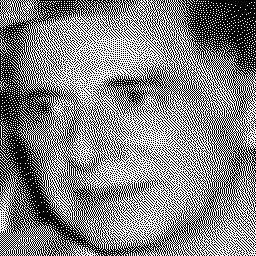
#> input picture dataset/val/image_gray/4.jpg, 256 x 256 px, given in place of half.jpg, which was not available
$ jupyter execute process.ipynb   (Python 2 division)
#> lines starting #> are read from the running program, lines starting #| are printed output that depends on the picture; pictures that were not available may be replaced by others from this repository, and a replacement may not be noted
[cell 1]
from skimage import io, img_as_ubyte
from PIL import Image
import numpy as np
import os

def halftone(img_name, convert_to_byte=True):
    img = Image.open(img_name)
    img = img.resize([i//2*2 for i in img.size])
    img_arr = np.array(img.convert("1"))
    if convert_to_byte:
        return img_as_ubyte(img_arr)
    return img_arr

def basic_vcs2(img_name="lena.png"):
    img_arr = halftone(img_name)
    share1 = np.zeros((img_arr.shape[0],2*img_arr.shape[1]),bool)
    share1[:][::2]=True
    share2 = np.zeros_like(share1)
    for (i, j), p in np.ndenumerate(img_arr):
            if p:
                share2[i, 2*j:2*(j+1)] = share1[i, 2*j:2*(j+1)]
            else:
                share2[i, 2*j:2*(j+1)] = np.invert(share1[i, 2*j:2*(j+1)])
    return share1, share2

[cell 2]
img_name = "./dataset/val/gt_gray/half.jpg"
Image.open(img_name).convert('L').save('gray.jpg')

[cell 3]
def basic_rg_vcs(img_name="lena.png", n=2):
    img_arr = np.invert(Image.open(img_name).convert("1"))
    shares = np.zeros((n,)+img_arr.shape, bool)
    for (i, j), p in np.ndenumerate(img_arr):
        if p:
            for ind in range(n):
                shares[ind, i, j] = np.random.choice([True, False])
        else:
            v = np.random.choice([True, False])
            shares[:, i, j] = v
    return shares

def basic_single_vcs(img_name="lena.png", to_save=False):
    img_arr = halftone(img_name)
    share1 = np.random.choice([True, False], img_arr.shape)
    share2 = np.zeros_like(share1)
    for (i, j), p in np.ndenumerate(img_arr):
        if p:
            share2[i, j] = share1[i, j]
        else:
            share2[i, j] = not share1[i, j]
    if to_save:
        basename = os.path.splitext(img_name)[0]
        io.imsave("basic_single_vcs_share1_%s.png" % basename,
                  img_as_ubyte(share1))
        io.imsave("basic_single_vcs_share2_%s.png" % basename,
                  img_as_ubyte(share1))
        io.imsave("basic_single_vcs_decrypted_%s.png" % basename,
                  img_as_ubyte(share1 & share2))
    else:
        return share1, share2

def basic_prob_vcs(img_name="lena.png", to_save=False):
    B0 = np.array([[1, 0], [1, 0]], bool)
    B1 = np.array([[0, 1], [1, 0]], bool)
    img_arr = halftone(img_name)
    share1 = np.zeros_like(img_arr, bool)
    share2 = np.zeros_like(img_arr, bool)
    for (i, j), p in np.ndenumerate(img_arr):
        if p:
            (share1[i, j], share2[i, j]) = B0[:, np.random.choice(B0.shape[1])]
        else:
            (share1[i, j], share2[i, j]) = B1[:, np.random.choice(B0.shape[1])]
    if to_save:
        io.imsave("basic_pvcs_decrypted_%s.png" % os.path.splitext(img_name)[0],
                  img_as_ubyte(share1 & share2))
    else:
        return share1, share2

[cell 4]
s1, s2 = basic_vcs2(img_name)
#> in halftone, img is the input picture: PIL image 256x256 L; min 0, max 255, mean 131.1
#> in halftone, `img_arr = np.array(img.convert("1"))`: img_arr: shape (256, 256) bool; 51.5% white; black in thin lines or dots
#> the loop in basic_vcs2, `for (i, j), p in np.ndenumerate(img_arr):` made 65536 passes
#> p on passes 1 to 3: 0, 255, 0
#> after the loop in basic_vcs2, `for (i, j), p in np.ndenumerate(img_arr):`:
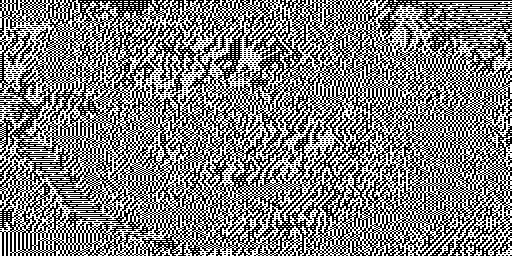
#> share2: shape (256, 512) bool; 49.9% white in thin lines or dots
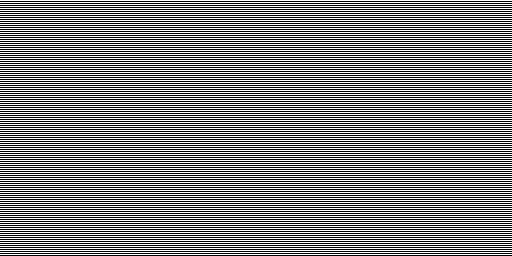
#> s1: shape (256, 512) bool; 50% white in thin lines or dots
Image.fromarray(s1 & s2)

[cell 5]
rg = basic_rg_vcs(img_name, 8)
#> in basic_rg_vcs, `img_arr = np.invert(Image.open(img_name).convert("1"))`:
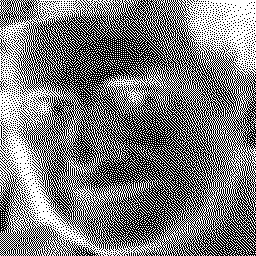
#> img_arr: shape (256, 256) bool; 48.5% white in thin lines or dots
#> the loop in basic_rg_vcs, `for (i, j), p in np.ndenumerate(img_arr):` made 65536 passes
#> (p, v) on passes 2, 4, 6, 8, 10, 12, 14, 16, 18, 20, 22, 24: (False, False), (False, True), (False, False), (False, False), (False, False), (False, False), (False, False), (False, False), (False, True), (False, True), (False, False), (False, False)
Image.fromarray(rg[0] & rg[1] & rg[2] & rg[3] & rg[4] & rg[5]& rg[6] & rg[7])
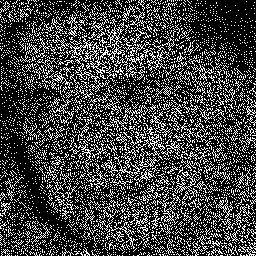
#> Out: PIL image 256x256 1; 25.9% white in thin lines or dots

[cell 6]
sin1, sin2 = basic_single_vcs(img_name)
#> the loop in basic_single_vcs, `for (i, j), p in np.ndenumerate(img_arr):` made 65536 passes
#> after the loop in basic_single_vcs, `for (i, j), p in np.ndenumerate(img_arr):`:
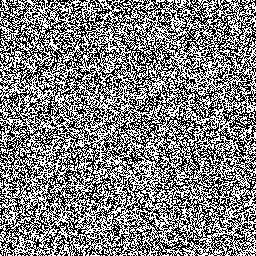
#> share2: shape (256, 256) bool; 50.3% white; black in thin lines or dots
#> sin1: shape (256, 256) bool; 49.7% white in thin lines or dots
Image.fromarray(sin1 & sin2)
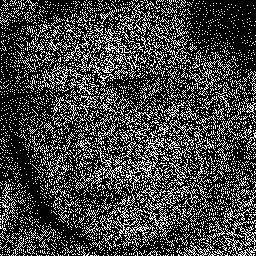
#> Out: PIL image 256x256 1; 25.8% white in thin lines or dots

[cell 7]
prob1, prob2 = basic_prob_vcs(img_name)
#> the loop in basic_prob_vcs, `for (i, j), p in np.ndenumerate(img_arr):` made 65536 passes
#> after the loop in basic_prob_vcs, `for (i, j), p in np.ndenumerate(img_arr):`:
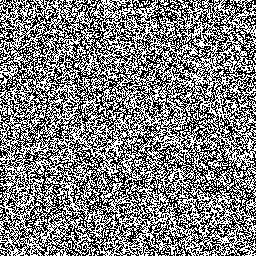
#> share1: shape (256, 256) bool; 50.2% white; black in thin lines or dots
#> after the loop in basic_prob_vcs, `for (i, j), p in np.ndenumerate(img_arr):`:
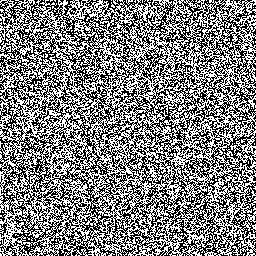
#> share2: shape (256, 256) bool; 50.3% white; black in thin lines or dots
Image.fromarray(prob1 & prob2)
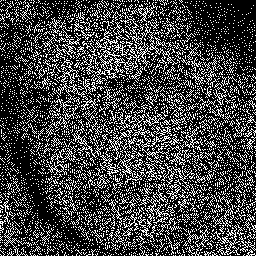
#> Out: PIL image 256x256 1; 26% white in thin lines or dots

[cell 8]
img_arr = halftone(img_name)
Image.fromarray(img_arr).convert('RGB').save('./dataset/val/image_gray/half.jpg')

[cell 9]
Image.open('./dataset/val/image_gray/mless.jpg').convert('RGB').save('./dataset/val/image_gray/mless.jpg')
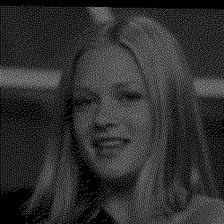
#> input picture dataset/val/image_gray/mless.jpg, 224 x 224 px

[cell 10]
import cv2
import numpy as np

def inverse_halftone(image_path):
    # 读取图像
    img = cv2.imread(image_path)

    # 使用cv2.fastNlMeansDenoisingColored函数尝试去除半色调效果
    result = cv2.fastNlMeansDenoisingColored(img, None, 10, 10, 7, 21)

    return result

[cell 11]
path = './dataset/val/gt_gray/half.jpg'
result = inverse_halftone(path)
cv2.imwrite('./dataset/val/image_gray/reHalf.jpg', result)
#> Out = True
